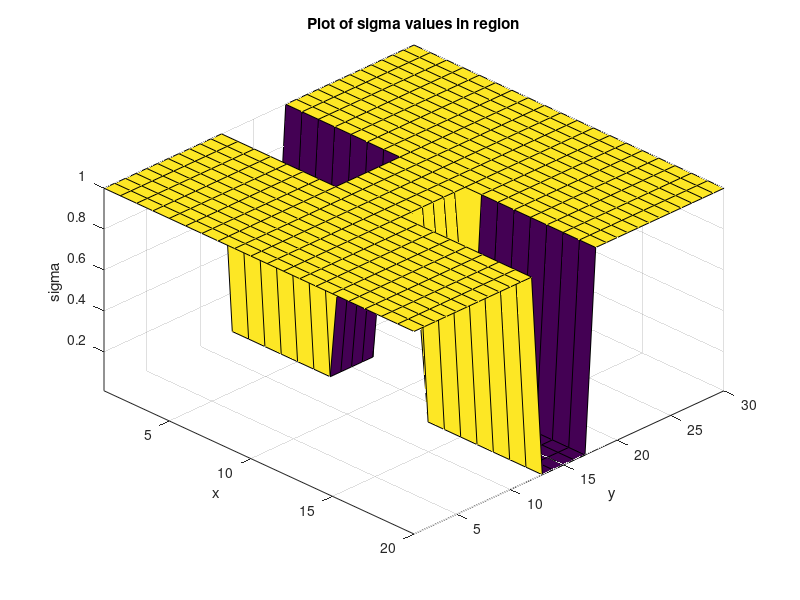
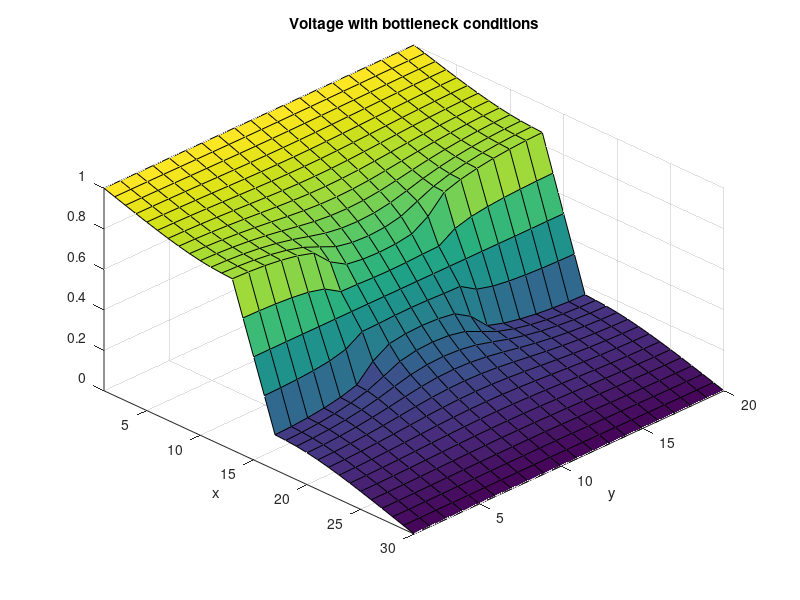
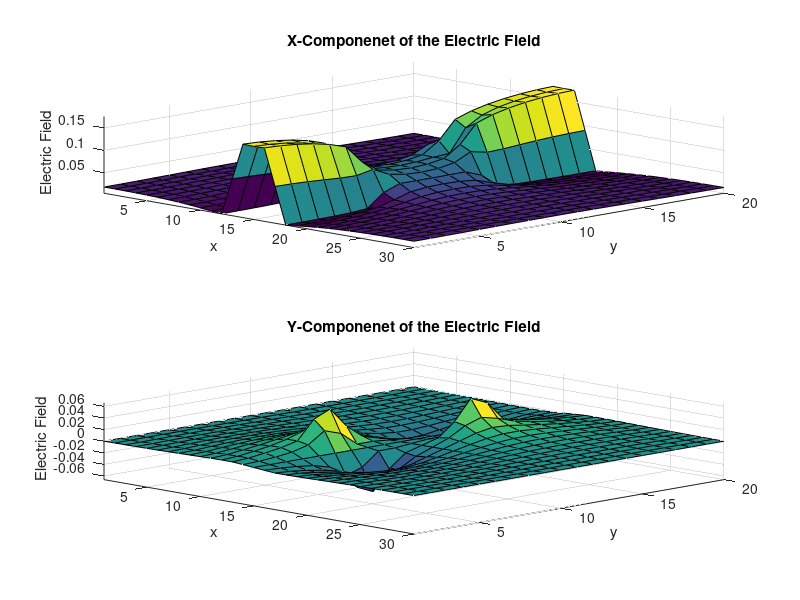
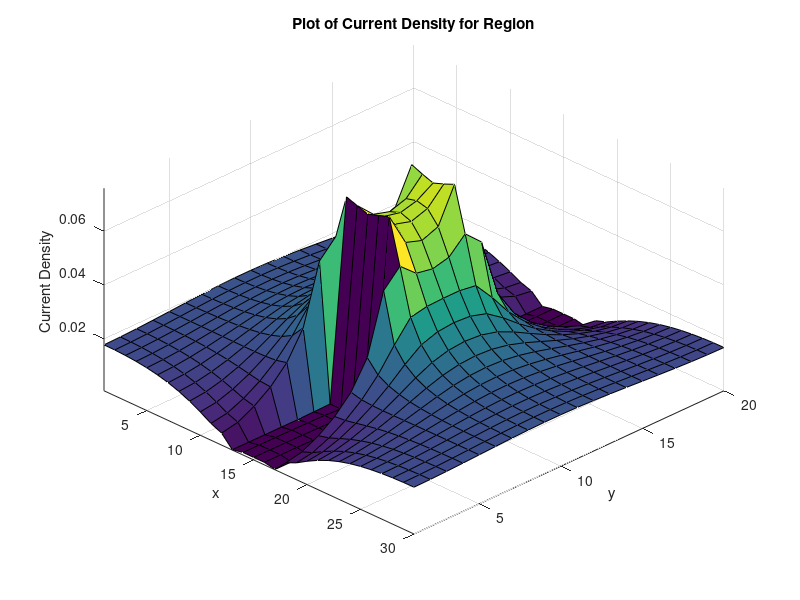

Write MATLAB code to recreate these figures, in order.
%% Assignment 2 Finite Difference Method
% Part 2a

clear all;
close all;
set(0,'DefaultFigureWindowStyle','docked');

%%
% set the size of the region being used

L = 3;
W = 2;

% Set Vo arbitrarily to 1
Vo = 1;

% Set the spacing for the mesh and the number of nodes total based on
% region size
dx = 0.1;
dy = 0.1;
nx = L/dx;
ny = W/dy;

% There are two sigma values for different regions
sig1 = 1;
sig2 = 10^-2;
sigs = zeros(nx,ny);

% We need to set the 'bottleneck' by creating two boxes in the region
boxes = [nx*2/5 nx*3/5 ny*2/5 ny*3/5];

% We need to set the signma values for the full region, giving different
% sigma values to the boxes
for i = 1:nx
    for j = 1:ny
        if i > boxes(1) && i < boxes(2) && (j < boxes(3) || j > boxes(4))
            sigs(i,j) = sig2;
        else
            sigs(i,j) = sig1;
        end
    end
end

%%
% The G matrix is formed using the number of points calculated above
G = zeros(nx*ny);

% Now we generate the F matrix
F = zeros(1,nx*ny);

for i=1:nx
    for j=1:ny
        % set up the mapping variables
        n = j+(i-1)*ny;
        nxp = j+i*ny;
        nxm = j+(i-2)*ny;
        nyp = j+1+(i-1)*ny;
        nym = j-1+(i-1)*ny;
        
        if i == 1
            G(n,:) = 0;
            G(n,n) = 1;
            F(n) = 1;
        elseif i == nx
            G(n,:) = 0;
            G(n,n) = 1;
            F(n) = 0;
        elseif j == 1
            G(n,nxp) = (sigs(i+1,j) + sigs(i,j))/2;
            G(n,nxm) = (sigs(i-1,j) + sigs(i,j))/2;
            G(n,nyp) = (sigs(i,j+1) + sigs(i,j))/2;
            G(n,n) = -(G(n,nxp) + G(n,nxm) + G(n,nyp));
        elseif j == ny
            G(n,nxp) = (sigs(i+1,j) + sigs(i,j))/2;
            G(n,nxm) = (sigs(i-1,j) + sigs(i,j))/2;
            G(n,nym) = (sigs(i,j-1) + sigs(i,j))/2;
            G(n,n) = -(G(n,nxp) + G(n,nxm) + G(n,nym));
        else
            G(n,nxp) = (sigs(i+1,j) + sigs(i,j))/2;
            G(n,nxm) = (sigs(i-1,j) + sigs(i,j))/2;
            G(n,nyp) = (sigs(i,j+1) + sigs(i,j))/2;
            G(n,nym) = (sigs(i,j-1) + sigs(i,j))/2;
            G(n,n) = -(G(n,nxp) + G(n,nxm) + G(n,nyp) + G(n,nym));
        end
    end
end

% plot the sigma for the full region
figure(1)
surf(sigs);
xlabel('x');
ylabel('y');
zlabel('sigma');
title('Plot of sigma values in region');
axis tight
set(gca,'View', [45 45]);

% Now that the matricies are set up, the solution can be found
V = G\F';
S = zeros(ny,nx,1);

for i = 1:nx
    for j = 1:ny
        n = j+(i-1)*ny;
        S(j,i) = V(n);
    end
end

figure(2);
surf(S);
axis tight
xlabel('x');
ylabel('y');
title('Voltage with bottleneck conditions');
set(gca,'View', [45 45]);

% we plot the electric field by taking the gradient of the voltages
[ex ey] = gradient(S);

figure(3)
subplot(2,1,1);
surf(-ex)
axis tight
xlabel('x');
ylabel('y');
zlabel('Electric Field');
title('X-Componenet of the Electric Field');
set(gca,'View', [45 45]);

subplot(2,1,2);
surf(-ey)
axis tight
xlabel('x');
ylabel('y');
zlabel('Electric Field');
title('Y-Componenet of the Electric Field');
set(gca,'View', [45 45]);

% The current density is plotted using the sigma values along with the
% electric fields
Jx = sigs'.*ex;
Jy = sigs'.*ey;
J = sqrt(Jx.^2 + Jy.^2);
figure(4)
surf(J)
axis tight
xlabel('x');
ylabel('y');
zlabel('Current Density');
title('Plot of Current Density for Region');
set(gca,'View', [45 45]);
